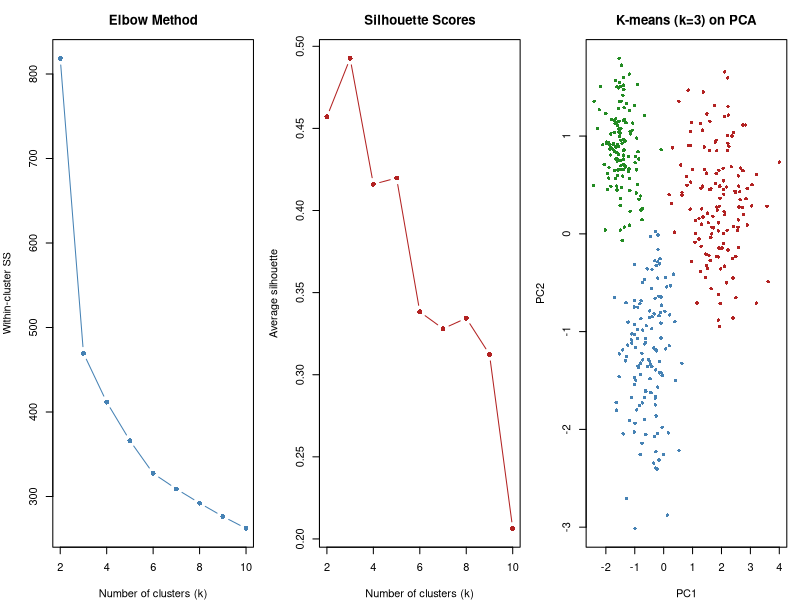
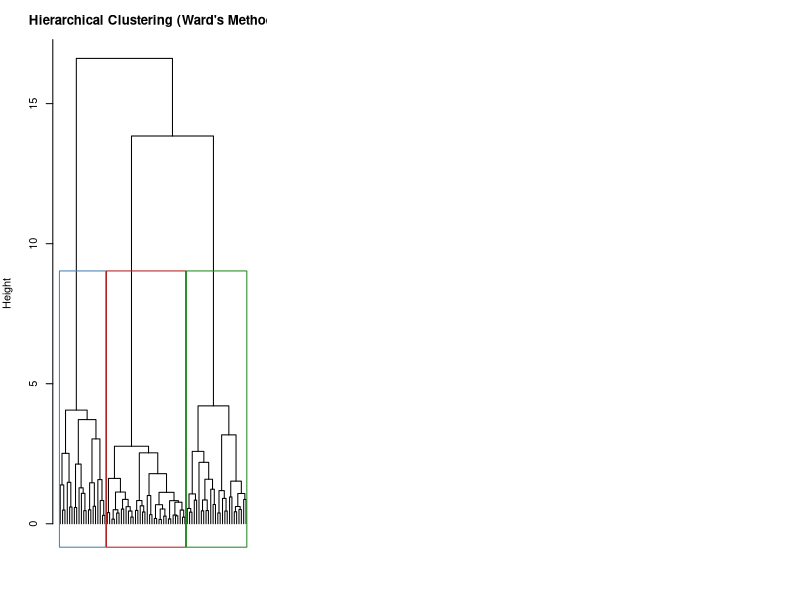
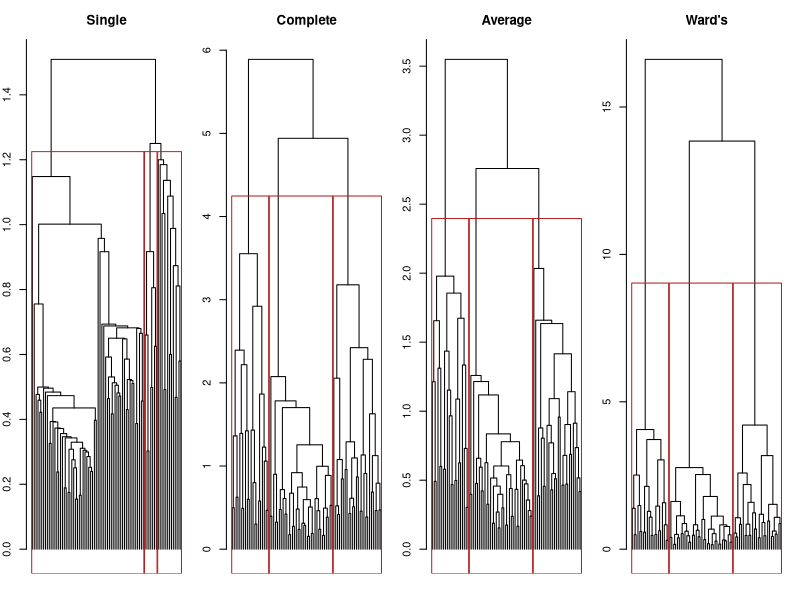
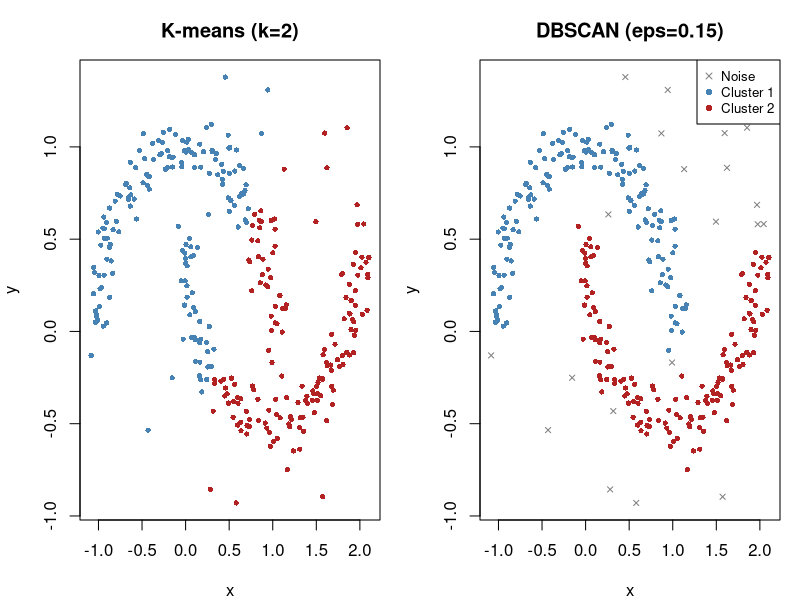
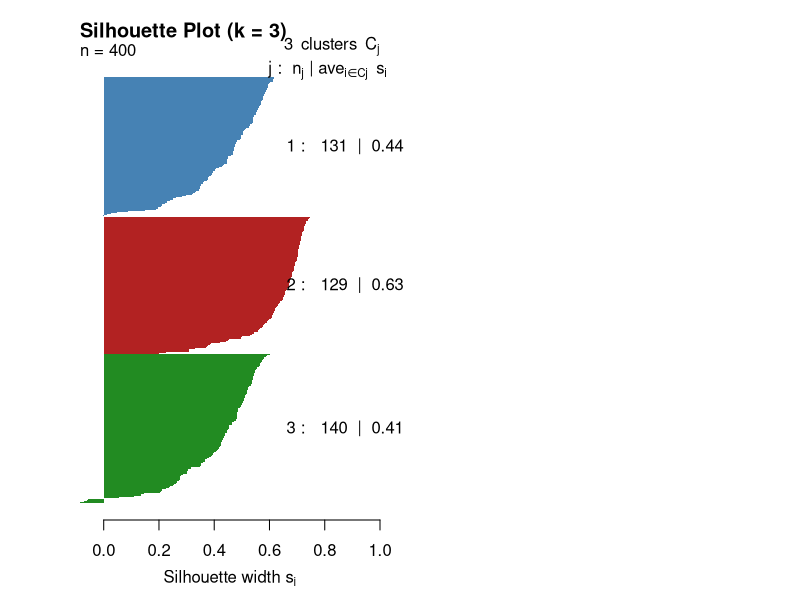
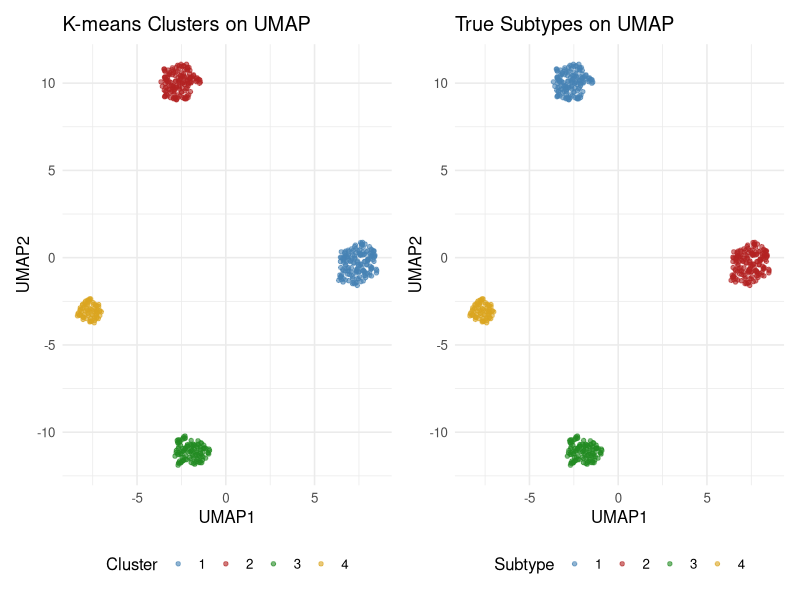
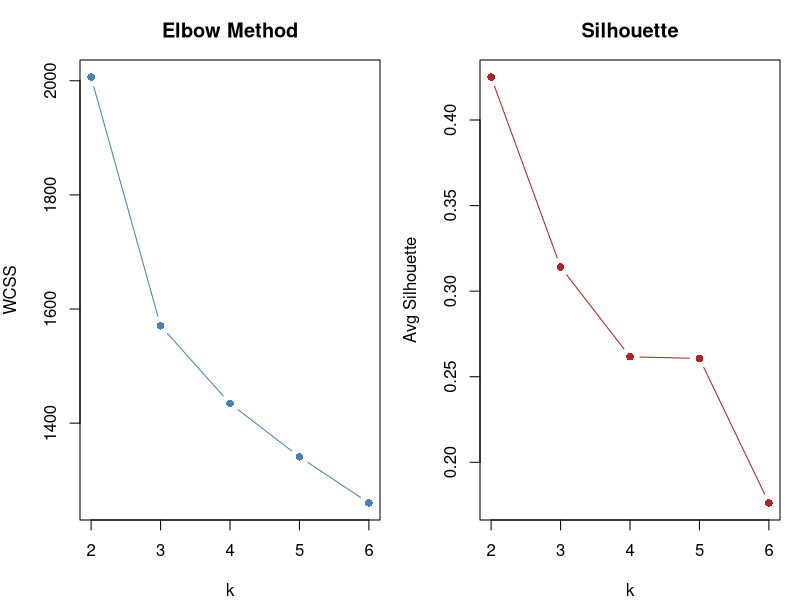

Write R code to recreate these figures, in order.
## ---- chunk 1
#| include: false
library(tidyverse)
library(knitr)
## ---- chunk 2
#| label: fig-kmeans-r
#| fig-cap: "K-means clustering of simulated patient lab data: choosing k and visualising clusters."
#| fig-width: 14
#| fig-height: 5

library(cluster)

set.seed(42)
n <- 400

# Simulate 3 patient phenotypes with distinct lab profiles
pheno1 <- tibble(  # Metabolic syndrome phenotype
  glucose = rnorm(n * 0.35, 140, 20),
  crp     = rnorm(n * 0.35, 5, 2),
  albumin = rnorm(n * 0.35, 3.5, 0.3),
  wbc     = rnorm(n * 0.35, 8, 2)
)
pheno2 <- tibble(  # Inflammatory phenotype
  glucose = rnorm(n * 0.35, 100, 15),
  crp     = rnorm(n * 0.35, 15, 4),
  albumin = rnorm(n * 0.35, 3.0, 0.4),
  wbc     = rnorm(n * 0.35, 14, 3)
)
pheno3 <- tibble(  # Healthy-ish phenotype
  glucose = rnorm(n * 0.30, 90, 10),
  crp     = rnorm(n * 0.30, 2, 1),
  albumin = rnorm(n * 0.30, 4.2, 0.2),
  wbc     = rnorm(n * 0.30, 7, 1.5)
)

lab_data <- bind_rows(pheno1, pheno2, pheno3)
lab_scaled <- scale(lab_data)

# Elbow and silhouette plots
wcss <- numeric(10)
sil_avg <- numeric(10)
for (k in 2:10) {
  km <- kmeans(lab_scaled, centers = k, nstart = 25)
  wcss[k] <- km$tot.withinss
  sil_avg[k] <- mean(silhouette(km$cluster, dist(lab_scaled))[, 3])
}

par(mfrow = c(1, 3), mar = c(4, 4, 3, 1))

# Elbow plot
plot(2:10, wcss[2:10], type = "b", pch = 16, col = "steelblue",
     xlab = "Number of clusters (k)", ylab = "Within-cluster SS",
     main = "Elbow Method")

# Silhouette plot
plot(2:10, sil_avg[2:10], type = "b", pch = 16, col = "firebrick",
     xlab = "Number of clusters (k)", ylab = "Average silhouette",
     main = "Silhouette Scores")

# K-means with k=3, visualise on first 2 PCs
km3 <- kmeans(lab_scaled, centers = 3, nstart = 25)
pca2 <- prcomp(lab_scaled)$x[, 1:2]
plot(pca2, col = c("steelblue", "firebrick", "forestgreen")[km3$cluster],
     pch = 16, cex = 0.7,
     main = "K-means (k=3) on PCA", xlab = "PC1", ylab = "PC2")
## ---- chunk 3
#| label: fig-dendrogram-r
#| fig-cap: "Dendrogram from hierarchical clustering (Ward's method) with 3 clusters highlighted."
#| fig-width: 10
#| fig-height: 6

# Use a smaller subset for readable dendrogram
set.seed(42)
idx <- sample(nrow(lab_scaled), 80)
hc <- hclust(dist(lab_scaled[idx, ]), method = "ward.D2")

# Plot dendrogram
plot(hc, labels = FALSE, main = "Hierarchical Clustering (Ward's Method)",
     xlab = "", sub = "", hang = -1, cex = 0.6)
rect.hclust(hc, k = 3, border = c("steelblue", "firebrick", "forestgreen"))
## ---- chunk 4
#| label: fig-linkage-comparison-r
#| fig-cap: "Comparison of linkage methods on the same dataset."
#| fig-width: 14
#| fig-height: 4

par(mfrow = c(1, 4), mar = c(2, 2, 3, 1))
methods <- c("single", "complete", "average", "ward.D2")
titles  <- c("Single", "Complete", "Average", "Ward's")

for (i in seq_along(methods)) {
  hc_i <- hclust(dist(lab_scaled[idx, ]), method = methods[i])
  plot(hc_i, labels = FALSE, main = titles[i], xlab = "", sub = "",
       hang = -1, cex = 0.5)
  rect.hclust(hc_i, k = 3, border = "firebrick")
}
## ---- chunk 5
#| label: fig-dbscan-r
#| fig-cap: "DBSCAN identifies irregularly shaped clusters and noise points."
#| fig-width: 10
#| fig-height: 5

library(dbscan)

set.seed(42)

# Create data with two crescent-shaped clusters + noise
n_each <- 150
theta1 <- seq(0, pi, length.out = n_each)
theta2 <- seq(0, pi, length.out = n_each)

x1 <- cos(theta1) + rnorm(n_each, 0, 0.08)
y1 <- sin(theta1) + rnorm(n_each, 0, 0.08)
x2 <- 1 - cos(theta2) + rnorm(n_each, 0, 0.08)
y2 <- 1 - sin(theta2) - 0.5 + rnorm(n_each, 0, 0.08)

# Add noise
x_noise <- runif(30, -0.5, 2)
y_noise <- runif(30, -1, 1.5)

crescent_data <- rbind(
  cbind(x1, y1),
  cbind(x2, y2),
  cbind(x_noise, y_noise)
)

# Compare K-means and DBSCAN
km_crescents <- kmeans(crescent_data, centers = 2, nstart = 25)
db_crescents <- dbscan(crescent_data, eps = 0.15, minPts = 5)

par(mfrow = c(1, 2), mar = c(4, 4, 3, 1))
cols_km <- c("steelblue", "firebrick")[km_crescents$cluster]
plot(crescent_data, col = cols_km, pch = 16, cex = 0.7,
     main = "K-means (k=2)", xlab = "x", ylab = "y")

# DBSCAN: cluster 0 = noise (grey), others = colours
db_cols <- c("grey50", "steelblue", "firebrick", "forestgreen")
plot(crescent_data,
     col = db_cols[db_crescents$cluster + 1],
     pch = ifelse(db_crescents$cluster == 0, 4, 16),
     cex = 0.7,
     main = "DBSCAN (eps=0.15)", xlab = "x", ylab = "y")
legend("topright", c("Noise", "Cluster 1", "Cluster 2"),
       col = db_cols[1:3], pch = c(4, 16, 16), cex = 0.8)
## ---- chunk 6
#| label: fig-silhouette-r
#| fig-cap: "Silhouette plot for K-means with k=3 on the lab data."
#| fig-width: 8
#| fig-height: 5

library(cluster)

km3 <- kmeans(lab_scaled, centers = 3, nstart = 25)
sil <- silhouette(km3$cluster, dist(lab_scaled))

plot(sil, col = c("steelblue", "firebrick", "forestgreen"),
     main = "Silhouette Plot (k = 3)",
     border = NA)
cat("Average silhouette width:", round(mean(sil[, 3]), 3), "\n")
## ---- chunk 7
#| label: fig-cluster-umap-r
#| fig-cap: "The complete workflow: scale, PCA, cluster, visualise with UMAP."
#| fig-width: 10
#| fig-height: 5

library(uwot)
library(cluster)

set.seed(42)

# High-dimensional data: 500 patients, 50 features, 4 subtypes
n <- 500; p <- 50
true_subtype <- sample(1:4, n, replace = TRUE, prob = c(0.3, 0.3, 0.25, 0.15))
X_hd <- matrix(rnorm(n * p), ncol = p)

# Add subtype-specific signals
for (s in 1:4) {
  feature_start <- (s - 1) * 8 + 1
  feature_end   <- min(s * 8, p)
  X_hd[true_subtype == s, feature_start:feature_end] <-
    X_hd[true_subtype == s, feature_start:feature_end] + 2.5
}

# Step 1: Scale
X_s <- scale(X_hd)

# Step 2: PCA to 15 components
pca_15 <- prcomp(X_s)$x[, 1:15]

# Step 3: K-means on PCA scores
km4 <- kmeans(pca_15, centers = 4, nstart = 50)

# Step 4: UMAP for visualisation
umap_2d <- umap(pca_15, n_neighbors = 15, min_dist = 0.1, verbose = FALSE)

plot_df <- tibble(
  UMAP1 = umap_2d[, 1],
  UMAP2 = umap_2d[, 2],
  Cluster = factor(km4$cluster),
  True_subtype = factor(true_subtype)
)

p1 <- ggplot(plot_df, aes(x = UMAP1, y = UMAP2, colour = Cluster)) +
  geom_point(alpha = 0.6, size = 1.2) +
  scale_colour_manual(values = c("steelblue", "firebrick",
                                  "forestgreen", "goldenrod")) +
  labs(title = "K-means Clusters on UMAP") +
  theme_minimal(base_size = 12) +
  theme(legend.position = "bottom")

p2 <- ggplot(plot_df, aes(x = UMAP1, y = UMAP2, colour = True_subtype)) +
  geom_point(alpha = 0.6, size = 1.2) +
  scale_colour_manual(values = c("steelblue", "firebrick",
                                  "forestgreen", "goldenrod")) +
  labs(title = "True Subtypes on UMAP", colour = "Subtype") +
  theme_minimal(base_size = 12) +
  theme(legend.position = "bottom")

library(patchwork)
p1 + p2
## ---- chunk 8
#| label: exercise-1-solution
#| code-fold: true
#| code-summary: "Show solution"
#| fig-width: 10
#| fig-height: 5

library(tidyverse)  # tibble(), bind_rows(), group_by/summarise/across

set.seed(42)
n <- 600

# Phenotype 1: Septic shock (high HR, RR, lactate, low SBP)
p1 <- tibble(hr = rnorm(200, 115, 12), rr = rnorm(200, 28, 5),
             temp = rnorm(200, 38.5, 0.8), sbp = rnorm(200, 80, 12),
             creat = rnorm(200, 2.5, 0.8), lactate = rnorm(200, 5, 2))
# Phenotype 2: Stable critical (moderate vitals)
p2 <- tibble(hr = rnorm(200, 90, 10), rr = rnorm(200, 20, 3),
             temp = rnorm(200, 37.2, 0.5), sbp = rnorm(200, 110, 15),
             creat = rnorm(200, 1.2, 0.3), lactate = rnorm(200, 1.5, 0.5))
# Phenotype 3: Febrile, preserved hemodynamics
p3 <- tibble(hr = rnorm(200, 100, 10), rr = rnorm(200, 22, 4),
             temp = rnorm(200, 39.2, 0.7), sbp = rnorm(200, 120, 10),
             creat = rnorm(200, 1.0, 0.2), lactate = rnorm(200, 2.0, 0.8))

dat <- bind_rows(p1, p2, p3)
dat_scaled <- scale(dat)

# Elbow + silhouette
library(cluster)
wcss <- sil <- numeric(6)
for (k in 2:6) {
  km <- kmeans(dat_scaled, k, nstart = 25)
  wcss[k] <- km$tot.withinss
  sil[k] <- mean(silhouette(km$cluster, dist(dat_scaled))[, 3])
}

par(mfrow = c(1, 2))
plot(2:6, wcss[2:6], type = "b", pch = 16, col = "steelblue",
     xlab = "k", ylab = "WCSS", main = "Elbow Method")
plot(2:6, sil[2:6], type = "b", pch = 16, col = "firebrick",
     xlab = "k", ylab = "Avg Silhouette", main = "Silhouette")

# Profile clusters
km3 <- kmeans(dat_scaled, 3, nstart = 25)
dat$cluster <- km3$cluster
dat %>%
  group_by(cluster) %>%
  summarise(across(hr:lactate, mean), .groups = "drop") %>%
  knitr::kable(
    digits = 2,
    caption = "Cluster profiles: mean of each variable (original scale) within each cluster."
  )
